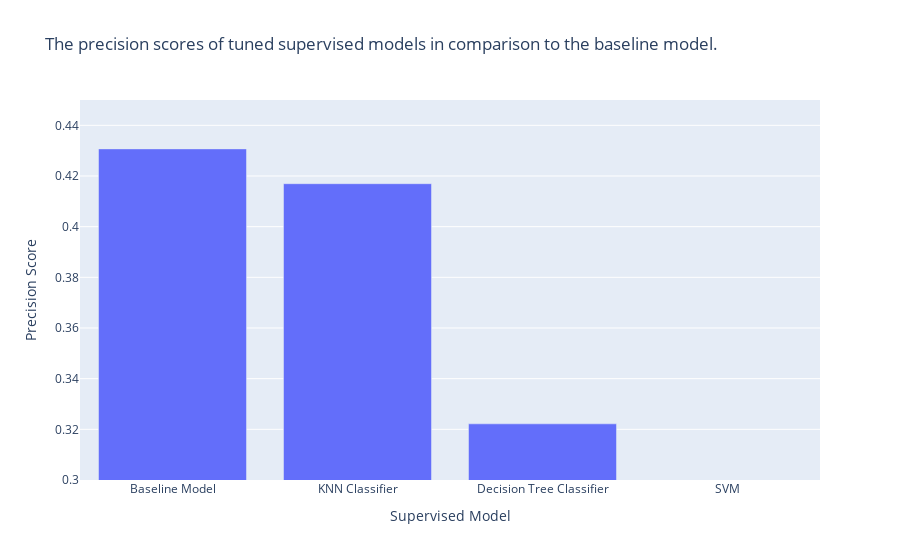

Source (notebook cell):
### Code cell
fig = plt.bar(
    x=['Baseline Model', 'KNN Classifier', 'Decision Tree Classifier', 'SVM'],
    y=[baseline_model['Precision'], knn['Precision'], decision_tree['Precision'], svm['Precision']],
    labels = {'x': 'Supervised Model', 'y': 'Precision Score'},
    title='The precision scores of tuned supervised models in comparison to the baseline model.'
)
fig.update_yaxes(range=[0.3, 0.45]) 
fig

### Figure 1 — Plotly figure (JSON) as saved in the notebook; plotly's stock layout.template omitted (floating-point values rounded to 4 significant figures)
{"data": [{"alignmentgroup": "True", "hovertemplate": "Supervised Model=%{x}<br>Precision Score=%{y}<extra></extra>", "legendgroup": "", "marker": {"color": "#636efa", "pattern": {"shape": ""}}, "name": "", "offsetgroup": "", "orientation": "v", "showlegend": false, "textposition": "auto", "type": "bar", "x": ["Baseline Model", "KNN Classifier", "Decision Tree Classifier", "SVM"], "xaxis": "x", "y": [0.4307, 0.417, 0.3222, 0], "yaxis": "y"}], "layout": {"barmode": "relative", "legend": {"tracegroupgap": 0}, "title": {"text": "The precision scores of tuned supervised models in comparison to the baseline model."}, "xaxis": {"anchor": "y", "domain": [0, 1], "title": {"text": "Supervised Model"}}, "yaxis": {"anchor": "x", "domain": [0, 1], "range": [0.3, 0.45], "title": {"text": "Precision Score"}}}}
